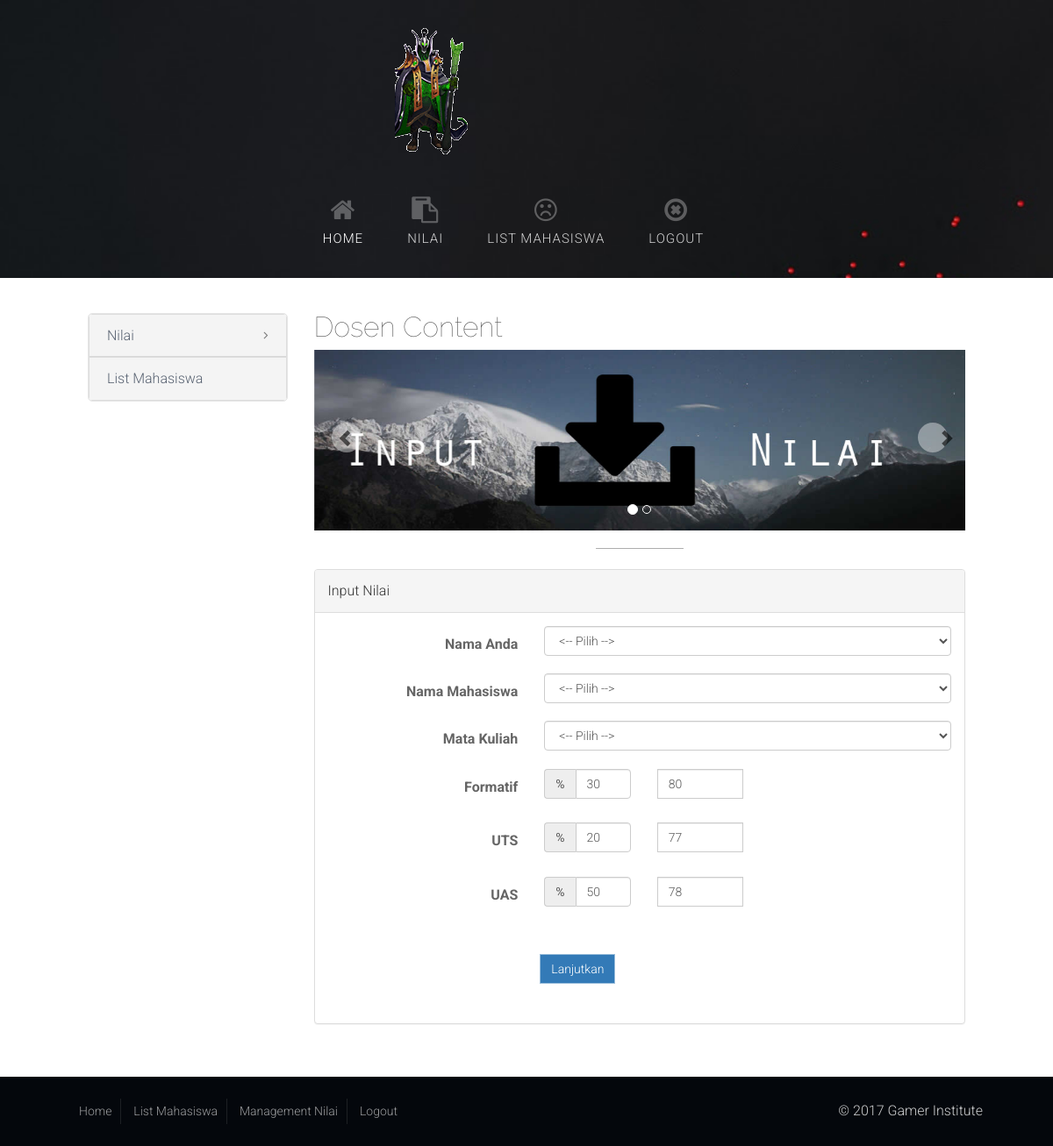
/user/dosen/konten/konten-index.php?module=edit_nilai&id=1, run on the app's committed database.
### tables this page shows
CREATE TABLE `nilai` (
  `id` int(11) NOT NULL,
  `nama_nilai` varchar(100) NOT NULL,
  `nama_matkul` varchar(100) NOT NULL,
  `formatif` int(100) NOT NULL,
  `uts` int(100) NOT NULL,
  `uas` int(100) NOT NULL,
  `formatif_perc` int(100) NOT NULL,
  `uts_perc` int(100) NOT NULL,
  `uas_perc` int(100) NOT NULL
);

### user/dosen/konten/edit_nilai.php (the view, shortened to what this page needs)
<?php
$hasil = mysql_query("select * from nilai where id='$_GET[id]'");
while($buff = mysql_fetch_array($hasil)){
?>
<div id="wrappage">
<div class="panel panel-default">
	<div class="panel-heading">Input Nilai</div>
	<div class="panel-body">
		<form class="form-horizontal" role="form" action="?module=add_nilai_proc" method="post">
			<div class="form-group">
				<label class="col-sm-4 control-label">Nama Anda</label>
				<div class="col-sm-8">
					<select class="form-control">
	                	<option value=""><-- Pilih --></option>
					</select>
				</div>
				<br><br>
				<label class="col-sm-4 control-label">Nama Mahasiswa</label>
				<div class="col-sm-8">
					<select name="nama_nilai" class="form-control">
	                	<option value=""><-- Pilih --></option>
					</select>
				</div>
				<br><br>
				<label class="col-sm-4 control-label">Mata Kuliah</label>
				<div class="col-sm-8">
					<select name="nama_matkul" class="form-control">
	                	<option value=""><-- Pilih --></option>
					</select>
				</div>
				<br><br>
				<label class="col-sm-4 control-label">Formatif</label>
				<div class="row">
				  <div class="col-lg-2">
				    <div class="input-group">
				      <span class="input-group-addon">%</span>
				      <input name="formatif_perc" type="text" class="form-control" aria-label="Text input with checkbox" value="<?php echo $buff['formatif_perc'];?>">
				    </div>
				  </div>
				  <div class="col-lg-2">
				    <div class="input-group">
				      <input name="formatif" type="text" class="form-control" aria-label="Text input with radio button" value="<?php echo $buff['formatif'];?>">
				    </div>
				  </div>
				</div>
				<br>
				<label class="col-sm-4 control-label">UTS</label>
				<div class="row">
				  <div class="col-lg-2">
				    <div class="input-group">
				      <span class="input-group-addon">%</span>
				      <input name="uts_perc" type="text" class="form-control" aria-label="Text input with checkbox" value="<?php echo $buff['uts_perc'];?>">
				    </div>
				  </div>
				  <div class="col-lg-2">
				    <div class="input-group">
				      <input name="uts" type="text" class="form-control" aria-label="Text input with radio button" value="<?php echo $buff['uts'];?>">
				    </div>
				  </div>
				</div>
				<br>
				<label class="col-sm-4 control-label">UAS</label>
				<div class="row">
				  <div class="col-lg-2">
				    <div class="input-group">
				      <span class="input-group-addon">%</span>
				      <input name="uas_perc" type="text" class="form-control" aria-label="Text input with checkbox" value="<?php echo $buff['uas_perc'];?>">
				    </div>
				  </div>
				  <div class="col-lg-2">
				    <div class="input-group">
				      <input name="uas" type="text" class="form-control" aria-label="Text input with radio button" value="<?php echo $buff['uas'];?>">
				    </div>
				  </div>
				</div>
				<br><br>
			<div class="form-group">
				<div class="col-sm-offset-4 col-sm-8">
					<button type="submit" class="btn btn-primary">Lanjutkan</button>
				</div>
		  	</div>
		</form>
	</div>
</div>
</div>
<?php
	}
?>

### assets/css/nexus.css (style rules this page uses)
html { overflow-y: scroll; height: 100%; }
body { line-height: 1.7em; font-family: 'Roboto', sans-serif; font-size: 16px; font-weight: 300; background-color: #474f5b; background-color: #FFFFFF; color: #656565; height: 100%; }
.btn { border-radius: 0px; }
.btn { border-radius: 0px; border-color: rgba(255, 255, 255, 0.5); transition: background-color 0.2s ease; font-weight: 300; }

### data on the page
nilai: formatif_perc "30", formatif "80", uts_perc "20", uts "77", uas_perc "50", uas "78"
